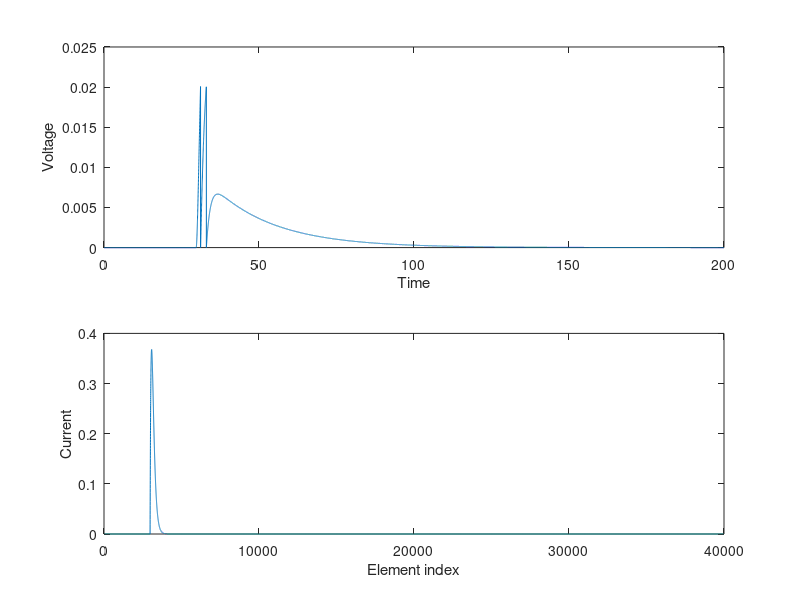

Source code (MATLAB):
% LIF complete model

dt = 0.01; % Simulation time step
Duration = 200; % Simulation length
T = ceil(Duration/dt);
t = (1:T) * dt; % Simulation time points in ms


vr = 0; % in mv, resting potential
tau_m = 20; %Arbitrary
tau_peak = 1;
K = t .* exp(-t/tau_peak); 
v = vr * ones(1,T); % Vector of output voltage
% RI = 0.02; % A constant value in the diffrential equation of V
R = 1;
%I = ones(50,2*T-1); % for inhibitory and excitatory
I = ones(1,T);
dv = 0;
flag = 0;

% poisson distribution
lambda = 3000;
%vector = zeros(50,T);for inhibitory and excitatory
vector = zeros(1,T);
probabilities = poisspdf(1:T,lambda);
% I_total = zeros(1,2*T-1);% for inhibitory and excitatory
% coutnerInhibitory = 0;
% coutnerTot = 0;
% for j=1:50% 50 currents for inhibitory and excitatory
    for i=1:T
        % for inhibitory and excitatory
%          vector(j,i) = binornd(1,probabilities(i));
           vector(i) = binornd(1,probabilities(i));
    end
%     I(j,:) = conv(K,vector(j,:)); % for inhibitory and excitatory
      I = conv(K,vector);
%     coutnerTot = coutnerTot + 1; % for inhibitory and excitatory
%     flag = binornd(1,0.43); % for inhibitory and excitatory
%     if(flag == 0) % for inhibitory and excitatory
%         I_total = I_total + I(j,:); % for inhibitory and excitatory
%     else
%         I_total = I_total - I(j,:); % for inhibitory and excitatory
%         coutnerInhibitory = coutnerInhibitory + 1; % for inhibitory and excitatory
%     end% for inhibitory and excitatory
%end



% Euler method for v(t)
for i=1:(T-1)
    if(v(i) < 0.02)
    %dv = (-v(i) + R*I_total(i)) / tau_m; for inhibitory and excitatory
    dv = (-v(i) + R*I(i)) / tau_m; 
    v(i+1) = v(i) + dv*dt;
    else
        v(i+1) = 0;
    end
end
subplot(2,1,1);
plot(t,v);
xlabel('Time');
ylabel('Voltage');
subplot(2,1,2);
%plot(I_total); %for inhibitory and excitatory
plot(I);
xlabel('Element index');
ylabel('Current');
